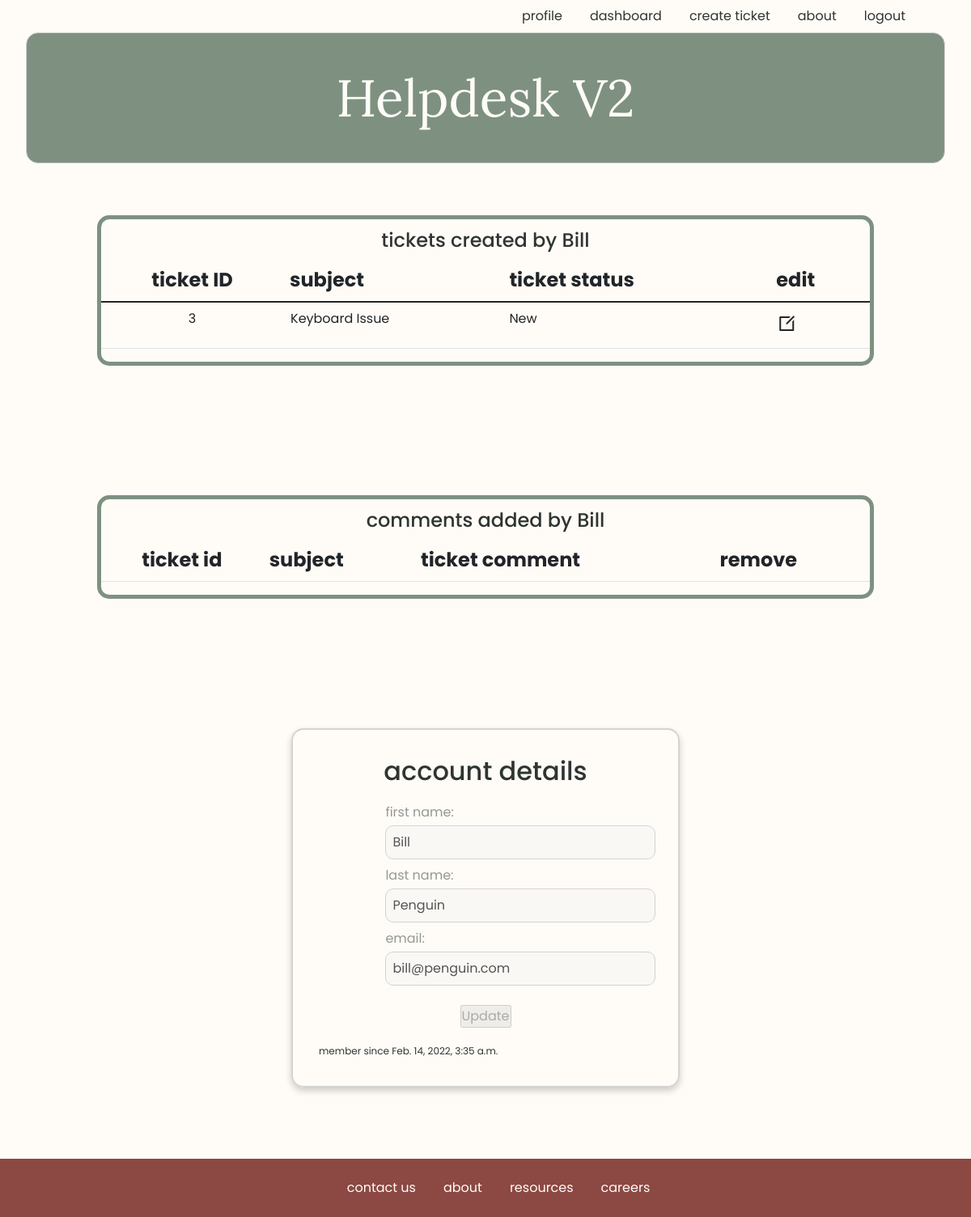
The app's page /profile (signed in) with its own data.
### users/models.py (models this page shows, shortened)
class User(models.Model):
    first_name = models.CharField(max_length=255, null=True)
    last_name = models.CharField(max_length=255)
    email = models.CharField(max_length=255)
    password = models.TextField()
    created_at = models.DateTimeField(auto_now_add=True)
    updated_at = models.DateTimeField(auto_now=True)
    objects = UserManager()

class Ticket(models.Model):
    subject = models.CharField(max_length=250)
    ticket_type = models.CharField(max_length=50)
    ticket_status = models.CharField(max_length=50)
    ticket_description = models.CharField(max_length=350)
    created_by = models.ForeignKey(User, related_name="user_tickets", on_delete=models.CASCADE, null=True)
    created_at = models.DateTimeField(auto_now_add=True)
    updated_at = models.DateTimeField(auto_now=True)
    objects = TicketManager()

### users/views.py (the view)
# urls.py: path('profile', views.profile),
def profile(request):
    if 'user_id' not in request.session:
        return redirect('/')
    this_user = User.objects.filter(id = request.session['user_id'])
    context = {
        'user': this_user[0],
        'all_tickets': Ticket.objects.all(),
        'all_comments': Comment.objects.all()
    }
    return render(request, 'profile.html', context)

### users/templates/profile.html (shortened to what this page needs)
{% include 'logged_navbar.html'%}
<div class="profile-table">
	<h4>tickets created by {{user.first_name}}</h4>
	<table class="table">
		<thead>
			<tr>
				<th scope="col" id='table-id'>ticket ID </th>
				<th scope="col">subject </th>
				<th scope="col">ticket status </th>
				<th scope="col">edit </th>
			</tr>
		</thead>
		<tbody>
		{% for ticket in all_tickets reversed%}
			{% if ticket.created_by.id == user.id %}
			<tr class="table-row">
				<td class="table-data" id='table-id'><a href="/ticket/{{ticket.id}}/edit">{{ticket.id}}</a></td>
				<td class="table-data"><a href="/ticket/{{ticket.id}}/edit">{{ticket.subject}}</a></td>
				<td>{{ticket.ticket_status}}</td>
				<td class="data-edit" title="Edit Ticket"><a href="/ticket/{{ticket.id}}/edit"><i class="ri-edit-box-line"></i></a></td>
			</tr>
			{% endif %}
		{%endfor%}
		</tbody>
	</table>
</div>
<div class="profile-table">
	<h4 class="text-center">comments added by {{user.first_name}}</h4>
	<table class="table">
		<thead>
			<tr>
			<th scope="col" id='table-id'>ticket id</th>
			<th scope="col">subject </th>
			<th scope="col">ticket comment </th>
			<th scope="col">remove</th>
			</tr>
		</thead>
	</table>
</div>
<div class="account-card">
	<h1>account details</h1>
	<div>
		<form action="/profile/{{user.id}}/update" method="POST">
			<div class="inputs">
				<label for="first_name">first name: </label>
					<input class="form-inputs" type="text" name="first_name" value="{{ user.first_name }}" disabled>
			</div>
			<div class="inputs">
				<label for="last_name">last name: </label>
					<input class="form-inputs" type="text" name="last_name" value="{{ user.last_name }}" disabled>
			</div>
			<div class="inputs">
				<label for="email">email: </label>
					<input class="form-inputs" type="email" name="email" value="{{ user.email }}" disabled>
			</div>
			<div class"inputs">
				<input class='button-input' type="submit" value="Update" disabled>
			</div>
		</form>
		<div class"inputs">
			<span>member since {{user.created_at}}</span>
		</div>
	</div>
</div>
<div>
	{% include 'footer.html'%}
</div>

### users/static/css/style.css (style rules this page uses)
:root { --first-color: rgb(214, 228, 229); --second-color: rgb(140, 72, 67); --accent-color: rgb(229, 143, 101); --title-color: rgb(126, 145, 129); --text-color: rgb(46, 53, 50); --body-color: rgb(255, 252, 247); --body-font: "Poppins", sans-serif; --h2-font-size: 1.25rem; --small-font-size: .813rem; --smaller-font-size: .75rem; --font-medium: 500; --font-semi-bold: 600; }
@media screen and (min-width: 1024px) { :root { --h2-font-size: 1.75rem; --normal-font-size: 1rem; --small-font-size: .875rem; --smaller-font-size: .813rem; } }
* { box-sizing: border-box; padding: 0; margin: 0; }
body { background-color: var(--body-color); font-family: var(--body-font); color: var(--text-color); }
a { margin-left: 1px; margin-right: 1px; color: inherit; transition: all .3s; text-decoration: none; }
label { margin-bottom: .25rem; opacity: 50%; }
.account-card, .login-card { border: 2px solid lightgray; border-radius: 15px; box-shadow: 0 4px 8px 0 rgba(0,0,0,0.2); transition: all .3s; display: block; margin-top: 2rem; margin-left: auto; margin-right: auto; margin-bottom: 10rem; max-width: 40%; padding: 2rem; }
.account-card span { font-size: .75rem; }
.account-card h1, .login-card h1 { font-size: 2rem; text-align: center; margin-bottom: 1.25rem; }
.inputs { display: grid; margin-left: auto; margin-right: auto; width: 60%; }
.form-inputs { outline: none; border-radius: 10px; border: 1px solid lightgray; padding: .5rem; font-size: 1rem; margin-bottom: .5rem; transition: all .3s; }
.button-input { display: block; margin: 1rem auto; cursor: pointer; }
.table-container, .profile-table { width: 80%; border: 5px solid var(--title-color); border-radius: 15px; margin-left: auto; margin-right: auto; margin-bottom: 10rem; }
.table th { text-align: left; font-size: 1.5rem; }
#table-id { text-align: center; }
.data-edit { font-size: 1.5rem; text-align: left; }
.table { transition: all .3s; }
.profile-table { margin-top: 4rem; }
.profile-table h4 { text-align: center; margin-top: .75rem; }

### records on screen
User: first_name "Bill", last_name "Penguin", email "bill@penguin.com", created_at "Feb. 14, 2022, 3:35 a.m."
Ticket: id "3", subject "Keyboard Issue", ticket_status "New"
